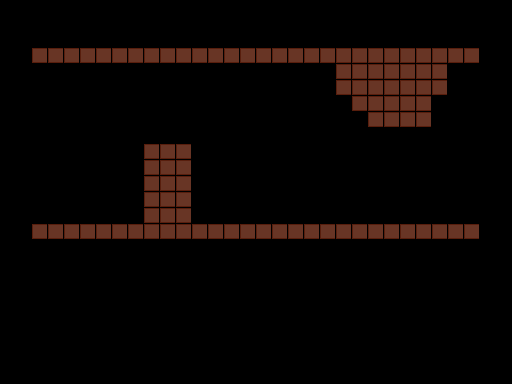

This is a level from a 2D game, rendered from its Tiled map with the project's own tilesets. A one-line summary and the map file follow, with tile-layer data summarised:
An orthogonal 32x24 tile map with 16x16 px tiles, 2 tile layers (Tiles, Collision), 3 tilesets and 3 objects (2x portal, pit_trigger).

<map version="1.0" orientation="orthogonal" width="32" height="24" tilewidth="16" tileheight="16">
 <properties>
  <property name="background_color" value="#000000" />
 </properties>
 <tileset firstgid="1" name="tiles" tilewidth="16" tileheight="16">
  <image source="../images/tiles.gif" width="192" height="160" />
 </tileset>
 <tileset firstgid="121" name="metatiles" tilewidth="16" tileheight="16">
  <image source="../images/metatiles.png" width="48" height="16" />
  <tile id="0">
   <properties>
    <property name="type" value="solid" />
   </properties>
  </tile>
  <tile id="1">
   <properties>
    <property name="type" value="lslope" />
   </properties>
  </tile>
  <tile id="2">
   <properties>
    <property name="type" value="rslope" />
   </properties>
  </tile>
 </tileset>
 <tileset firstgid="124" name="tiles2" tilewidth="16" tileheight="16">
  <image source="../images/tiles2.gif" width="400" height="256" />
 </tileset>
 <objectgroup name="Entities2" width="32" height="24" />
 <layer name="Tiles" width="32" height="24">
  <data>[768 cells, 155 non-empty, 52 distinct tile ids]</data>
 </layer>
 <layer name="Collision" width="32" height="24">
  <data>[768 cells, 94 non-empty, 1 distinct tile ids]</data>
 </layer>
 <objectgroup color="#0ca104" name="Entities" width="32" height="24">
  <object name="portal" x="480" y="64" width="32" height="160">
   <properties>
    <property name="to" value="scr065" />
   </properties>
  </object>
  <object name="portal" x="0" y="64" width="32" height="160">
   <properties>
    <property name="to" value="scr063" />
   </properties>
  </object>
  <object name="pit_trigger" x="208" y="208" width="48" height="16" />
 </objectgroup>
</map>